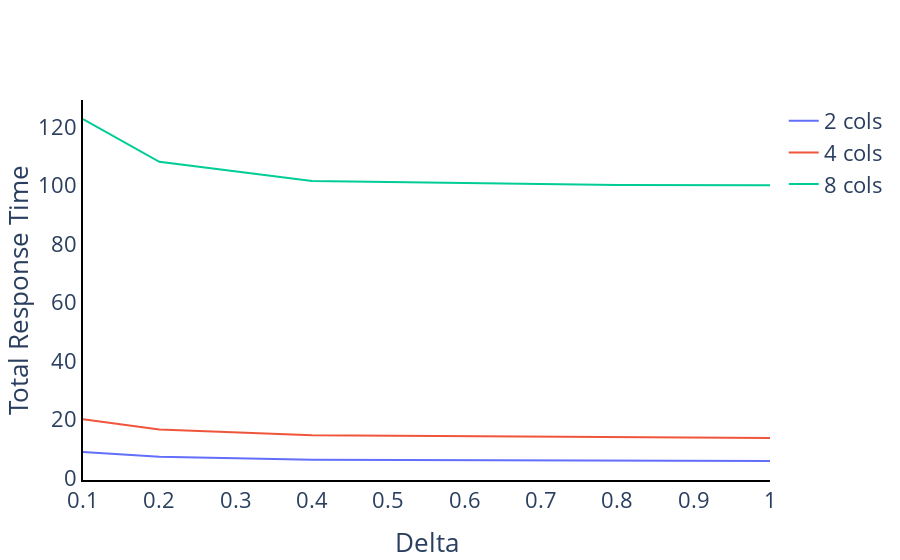

Notebook cell for this chart:
### Code cell
a = delta_exp_total_time()
save_figure(a, 'delta_exp_total_time.pdf')
a

### Figure 1 — Plotly figure (JSON) as saved in the notebook; plotly's stock layout.template omitted (floating-point values rounded to 4 significant figures)
{"data": [{"mode": "lines", "name": "2 cols", "type": "scatter", "x": [0.1, 0.2, 0.4, 0.8, 1], "y": [8.905, 7.3, 6.272, 5.972, 5.864]}, {"mode": "lines", "name": "4 cols", "type": "scatter", "x": [0.1, 0.2, 0.4, 0.8, 1], "y": [20.14, 16.65, 14.67, 13.88, 13.72]}, {"mode": "lines", "name": "8 cols", "type": "scatter", "x": [0.1, 0.2, 0.4, 0.8, 1], "y": [122.8, 108.2, 101.6, 100.2, 100.1]}], "layout": {"bargap": 0, "font": {"size": 22}, "plot_bgcolor": "rgba(0,0,0,0)", "showlegend": true, "xaxis": {"linecolor": "black", "linewidth": 2, "showline": true, "title": {"text": "Delta"}}, "yaxis": {"linecolor": "black", "linewidth": 2, "showline": true, "title": {"text": "Total Response Time"}}}}
